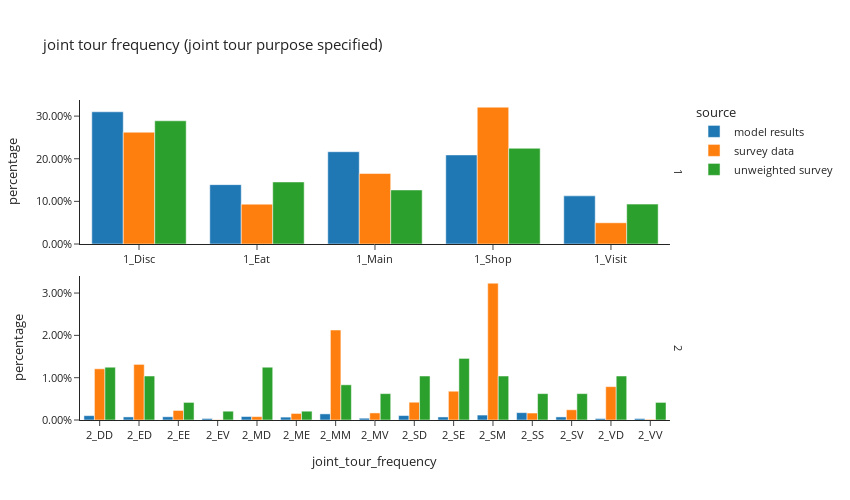

The notebook cell this image was saved under:
### Code cell
df_plot = joint_hh_data.groupby(['source','num_hh_joint_tours','joint_tour_frequency'])[['hh_weight']].sum().reset_index()
df_plot['percentage'] = df_plot.groupby(['source'], group_keys=False)['hh_weight']. \
    apply(lambda x: x / float(x.sum()))

fig = px.bar(df_plot, x="joint_tour_frequency", y="percentage", color="source",barmode="group", template="simple_white",
             facet_row='num_hh_joint_tours',facet_row_spacing=0.1,
             title="joint tour frequency (joint tour purpose specified)")
fig.for_each_annotation(lambda a: a.update(text = a.text.split("=")[-1]))
fig.update_layout(height=500, width=850, font=dict(size=11),
                  xaxis1=dict(matches=None,showticklabels=True), xaxis2=dict(matches=None,showticklabels=True),
                  yaxis1=dict(tickformat=".2%"), yaxis2=dict(tickformat=".2%", matches=None))
fig.show()

### Figure 1 — Plotly figure (JSON) as saved in the notebook; plotly's stock layout.template omitted (floating-point values rounded to 4 significant figures)
{"data": [{"alignmentgroup": "True", "hovertemplate": "source=model results<br>num_hh_joint_tours=1<br>joint_tour_frequency=%{x}<br>percentage=%{y}<extra></extra>", "legendgroup": "model results", "marker": {"color": "#1F77B4", "pattern": {"shape": ""}}, "name": "model results", "offsetgroup": "model results", "orientation": "v", "showlegend": true, "textposition": "auto", "type": "bar", "x": ["1_Disc", "1_Eat", "1_Main", "1_Shop", "1_Visit"], "xaxis": "x2", "y": [0.3101, 0.1392, 0.2165, 0.2089, 0.1129], "yaxis": "y2"}, {"alignmentgroup": "True", "hovertemplate": "source=model results<br>num_hh_joint_tours=2<br>joint_tour_frequency=%{x}<br>percentage=%{y}<extra></extra>", "legendgroup": "model results", "marker": {"color": "#1F77B4", "pattern": {"shape": ""}}, "name": "model results", "offsetgroup": "model results", "orientation": "v", "showlegend": false, "textposition": "auto", "type": "bar", "x": ["2_DD", "2_ED", "2_EE", "2_EV", "2_MD", "2_ME", "2_MM", "2_MV", "2_SD", "2_SE", "2_SM", "2_SS", "2_SV", "2_VD", "2_VV"], "xaxis": "x", "y": [0.001031, 0.0007269, 0.0007637, 0.0003588, 0.0008189, 0.0006809, 0.001445, 0.0004232, 0.001049, 0.0007177, 0.001169, 0.001739, 0.0007269, 0.0003496, 0.0003404], "yaxis": "y"}, {"alignmentgroup": "True", "hovertemplate": "source=survey data<br>num_hh_joint_tours=1<br>joint_tour_frequency=%{x}<br>percentage=%{y}<extra></extra>", "legendgroup": "survey data", "marker": {"color": "#FF7F0E", "pattern": {"shape": ""}}, "name": "survey data", "offsetgroup": "survey data", "orientation": "v", "showlegend": true, "textposition": "auto", "type": "bar", "x": ["1_Disc", "1_Eat", "1_Main", "1_Shop", "1_Visit"], "xaxis": "x2", "y": [0.2622, 0.09353, 0.1653, 0.3209, 0.04978], "yaxis": "y2"}, {"alignmentgroup": "True", "hovertemplate": "source=survey data<br>num_hh_joint_tours=2<br>joint_tour_frequency=%{x}<br>percentage=%{y}<extra></extra>", "legendgroup": "survey data", "marker": {"color": "#FF7F0E", "pattern": {"shape": ""}}, "name": "survey data", "offsetgroup": "survey data", "orientation": "v", "showlegend": false, "textposition": "auto", "type": "bar", "x": ["2_DD", "2_ED", "2_EE", "2_EV", "2_MD", "2_ME", "2_MM", "2_MV", "2_SD", "2_SE", "2_SM", "2_SS", "2_SV", "2_VD", "2_VV"], "xaxis": "x", "y": [0.0121, 0.01314, 0.002254, 7.274e-05, 0.0007976, 0.001546, 0.02126, 0.00167, 0.004202, 0.006801, 0.03233, 0.001647, 0.002419, 0.007884, 0.0001426], "yaxis": "y"}, {"alignmentgroup": "True", "hovertemplate": "source=unweighted survey<br>num_hh_joint_tours=1<br>joint_tour_frequency=%{x}<br>percentage=%{y}<extra></extra>", "legendgroup": "unweighted survey", "marker": {"color": "#2CA02C", "pattern": {"shape": ""}}, "name": "unweighted survey", "offsetgroup": "unweighted survey", "orientation": "v", "showlegend": true, "textposition": "auto", "type": "bar", "x": ["1_Disc", "1_Eat", "1_Main", "1_Shop", "1_Visit"], "xaxis": "x2", "y": [0.289, 0.1455, 0.1268, 0.2245, 0.09356], "yaxis": "y2"}, {"alignmentgroup": "True", "hovertemplate": "source=unweighted survey<br>num_hh_joint_tours=2<br>joint_tour_frequency=%{x}<br>percentage=%{y}<extra></extra>", "legendgroup": "unweighted survey", "marker": {"color": "#2CA02C", "pattern": {"shape": ""}}, "name": "unweighted survey", "offsetgroup": "unweighted survey", "orientation": "v", "showlegend": false, "textposition": "auto", "type": "bar", "x": ["2_DD", "2_ED", "2_EE", "2_EV", "2_MD", "2_ME", "2_MM", "2_MV", "2_SD", "2_SE", "2_SM", "2_SS", "2_SV", "2_VD", "2_VV"], "xaxis": "x", "y": [0.01247, 0.0104, 0.004158, 0.002079, 0.01247, 0.002079, 0.008316, 0.006237, 0.0104, 0.01455, 0.0104, 0.006237, 0.006237, 0.0104, 0.004158], "yaxis": "y"}], "layout": {"annotations": [{"font": {}, "showarrow": false, "text": "2", "textangle": 90, "x": 0.98, "xanchor": "left", "xref": "paper", "y": 0.225, "yanchor": "middle", "yref": "paper"}, {"font": {}, "showarrow": false, "text": "1", "textangle": 90, "x": 0.98, "xanchor": "left", "xref": "paper", "y": 0.775, "yanchor": "middle", "yref": "paper"}], "barmode": "group", "font": {"size": 11}, "height": 500, "legend": {"title": {"text": "source"}, "tracegroupgap": 0}, "title": {"text": "joint tour frequency (joint tour purpose specified)"}, "width": 850, "xaxis": {"anchor": "y", "domain": [0.0, 0.98], "showticklabels": true, "title": {"text": "joint_tour_frequency"}}, "xaxis2": {"anchor": "y2", "domain": [0.0, 0.98], "showticklabels": true}, "yaxis": {"anchor": "x", "domain": [0.0, 0.45], "tickformat": ".2%", "title": {"text": "percentage"}}, "yaxis2": {"anchor": "x2", "domain": [0.55, 1.0], "tickformat": ".2%", "title": {"text": "percentage"}}}}
